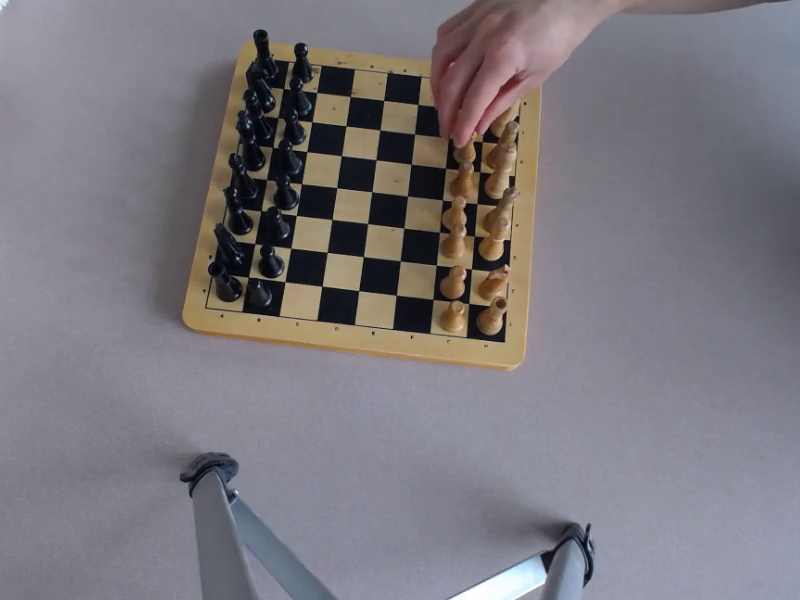
#> input picture frame 29 of mat_du_lion.mp4, 800 x 600 px, given in place of echiquier_vide_1.mp4, which was not available
$ python transcription.py
#> lines starting #> are read from the running program, lines starting #| are printed output that depends on the picture; after the words box and inside, x2 and y2 are one past the last pixel; in counts of white or black regions, pixels touching at a corner belong together
import cv2
import numpy as np


def transcribe_chess_game(video_path, reference_video_path=None):
    """
    Transcrit une partie d'échecs complète à partir d'une vidéo en utilisant
    la notation algébrique.

    Args:
        video_path: Chemin vers la vidéo de la partie d'échecs
        reference_video_path: Chemin vers la vidéo de l'échiquier vide (optionnel)

    Returns:
        Une chaîne de caractères contenant la transcription de la partie en notation algébrique
    """
#> called with video_path = 'mat_du_lion.mp4', reference_video_path = 'echiquier_vide_1.mp4'
    # Initialisation de l'échiquier (position standard de départ)
    # Ici, nous utilisons la rotation comme dans le code source
    board_layout = np.array([
        ['r', 'p', ' ', ' ', ' ', ' ', 'P', 'R'],
        ['n', 'p', ' ', ' ', ' ', ' ', 'P', 'N'],
        ['b', 'p', ' ', ' ', ' ', ' ', 'P', 'B'],
        ['k', 'p', ' ', ' ', ' ', ' ', 'P', 'K'],
        ['q', 'p', ' ', ' ', ' ', ' ', 'P', 'Q'],
        ['b', 'p', ' ', ' ', ' ', ' ', 'P', 'B'],
        ['n', 'p', ' ', ' ', ' ', ' ', 'P', 'N'],
        ['r', 'p', ' ', ' ', ' ', ' ', 'P', 'R']
    ])

    # Dictionnaire pour les symboles des pièces en notation algébrique
    piece_symbols = {
        'R': 'T', 'N': 'C', 'B': 'F', 'Q': 'D', 'K': 'R', 'P': '',  # Pièces blanches (Français)
        'r': 'T', 'n': 'C', 'b': 'F', 'q': 'D', 'k': 'R', 'p': ''  # Pièces noires (Français)
    }

    # Configuration pour la détection de l'échiquier et des mouvements
    # Configuration similaire à celle du code fourni
    if reference_video_path:
        reference_feed = cv2.VideoCapture(reference_video_path)
        ret_ref, ref_frame = reference_feed.read()
#> ref_frame is the input picture: shape (600, 800, 3); mean B, G, R 125.1, 119.3, 122.7
        reference_feed.release()
        if not ret_ref:
            raise RuntimeError("Impossible de lire la vidéo de référence.")
    else:
        ref_frame = None

    # Configuration des paramètres de transformation perspective
    # Ces valeurs peuvent être ajustées selon la vidéo
    board_width = 542 - 241
    board_height = 327 - 38
    cell_width = board_width / 8
    cell_height = board_height / 8
    source_points = np.float32([
        (int(236 + cell_width / 2), int(38 + cell_height / 2)),
        (int(540 - cell_width / 2), int(69 + cell_height / 2)),
        (int(187 + cell_width / 2), int(327 - cell_height / 2)),
        (int(523 - cell_width / 2), int(362 - cell_height / 2))
    ])
    dest_points = np.float32([[0, 0], [600, 0], [0, 600], [600, 600]])
    transform_matrix = cv2.getPerspectiveTransform(source_points, dest_points)

    # Paramètres pour la détection des pièces et des mouvements
    GRID_SIZE = 8
    BOARD_SIZE = 600
    CELL_SIZE = BOARD_SIZE // GRID_SIZE
    PADDING = int(CELL_SIZE * 0.15)
    WHITE_PIXEL_RATIO = 0.02
    LOWER_HALF_FACTOR = 0.60
    MOTION_THRESHOLD = 0.13
    CHANGE_THRESHOLD = 0.1

    # Initialisation de la capture vidéo
    video_feed = cv2.VideoCapture(video_path)
    ret, current_frame = video_feed.read()
    if not ret:
        raise RuntimeError("Impossible de lire la vidéo principale.")

    # Transformation perspective de la première image
    current_warped = cv2.warpPerspective(current_frame, transform_matrix, (600, 600))
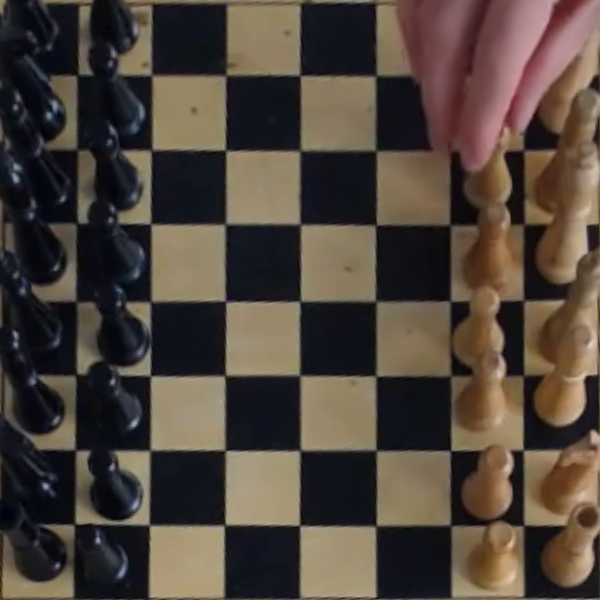
#> current_warped: shape (600, 600, 3); mean B, G, R 59.3, 67.9, 78.6
    current_grayscale = cv2.cvtColor(current_warped, cv2.COLOR_BGR2GRAY)
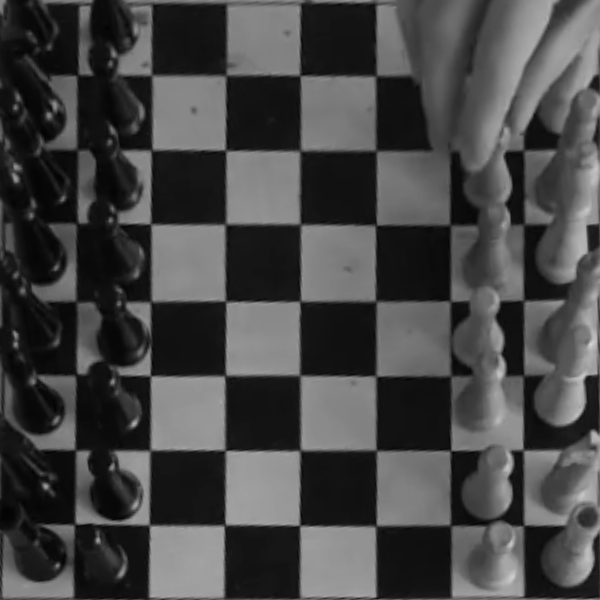
#> current_grayscale: shape (600, 600); min 2, max 218, mean 70.1

    # Variables pour le suivi de l'état
    status = 'idle'
    tracked_grids = []
    last_avg_grid = None

    # Liste pour stocker les mouvements détectés
    detected_moves = []

    # Pour déterminer quel joueur est actif
    current_player = "white"  # Les blancs commencent
    move_count = 0  # Compteur pour numéroter les coups

    # Traitement de la vidéo
    while True:
        ret, frame = video_feed.read()
        if not ret:
            break

        # Appliquer la transformation perspective
        board_view = cv2.warpPerspective(frame, transform_matrix, (600, 600))
        gray_view = cv2.cvtColor(board_view, cv2.COLOR_BGR2GRAY)

        # Détecter le mouvement avec le flux optique
        flow = cv2.calcOpticalFlowFarneback(current_grayscale, gray_view, None,
                                            0.5, 3, 15, 3, 5, 1.2, 0)
        midpoint = gray_view.shape[1] // 2
#> midpoint = 300
        mag_left, _ = cv2.cartToPolar(flow[:, :midpoint, 0], flow[:, :midpoint, 1])
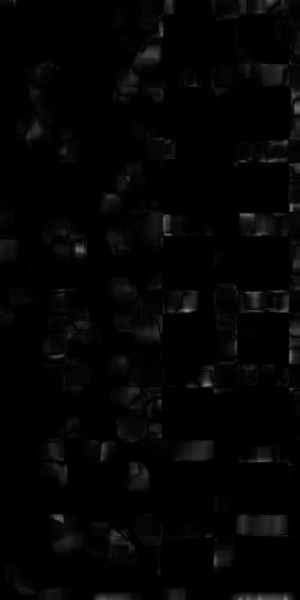
#> mag_left: shape (600, 300) float32; min 1.74e-16, max 0.565, mean 0.0164
        mag_right, _ = cv2.cartToPolar(flow[:, midpoint:, 0], flow[:, midpoint:, 1])
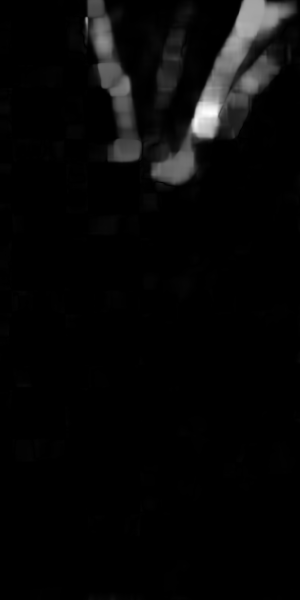
#> mag_right: shape (600, 300) float32; min 1.64e-17, max 13.36, mean 0.413; drawn with min black and max white

        # Déterminer s'il y a un mouvement significatif
        mean_left = np.mean(mag_left)
#> mean_left = 0.0164
        mean_right = np.mean(mag_right)
#> mean_right = 0.413
        is_moving = max(mean_left, mean_right) > MOTION_THRESHOLD and abs(mean_left - mean_right) > 0.023
#> is_moving = True

        # Logique pour la détection des coups
        if status == 'idle' and is_moving:
            status = 'active'
            if tracked_grids:
                # Calculer la grille moyenne de détection
                avg_grid = np.mean(tracked_grids, axis=0)

                if last_avg_grid is not None:
                    # Calculer les changements dans la grille
                    delta_grid = avg_grid - last_avg_grid
                    min_change = np.min(delta_grid)
                    max_change = np.max(delta_grid)

                    # Si un changement significatif est détecté
                    if min_change < -CHANGE_THRESHOLD and max_change > CHANGE_THRESHOLD:
                        # Trouver la case de départ et d'arrivée
                        r_start, c_start = np.unravel_index(np.argmin(delta_grid), delta_grid.shape)
                        r_end, c_end = np.unravel_index(np.argmax(delta_grid), delta_grid.shape)

                        # Convertir en notation algébrique
                        start_square = coords_to_notation(r_start, c_start)
                        end_square = coords_to_notation(r_end, c_end)

                        # Identifier la pièce qui a été déplacée
                        piece = board_layout[r_start, c_start]

                        if piece != ' ':
                            # Générer la notation du coup
                            move = generate_move(piece, (r_start, c_start), (r_end, c_end), board_layout)

                            # Déplacer la pièce sur l'échiquier virtuel
                            board_layout[r_end, c_end] = piece
                            board_layout[r_start, c_start] = ' '

                            # Déterminer le joueur qui a effectué le coup
                            player = "white" if piece.isupper() else "black"

                            # Ajouter le coup à la liste des mouvements détectés
                            if player == "white":
                                move_count += 1
                                detected_moves.append((move_count, move, None))
                            else:
                                detected_moves[-1] = (move_count, detected_moves[-1][1], move)

                            # Passer au joueur suivant
                            current_player = "black" if current_player == "white" else "white"

                # Mettre à jour la grille moyenne précédente
                last_avg_grid = avg_grid.copy()

            # Effacer les grilles suivies
            tracked_grids = []

        elif status == 'active' and not is_moving:
            status = 'idle'

        # Analyser l'échiquier en état 'idle'
        if status == 'idle':
            # Utiliser un seuillage adaptatif pour détecter les pièces
            binary = cv2.adaptiveThreshold(gray_view, 255, cv2.ADAPTIVE_THRESH_GAUSSIAN_C,
                                           cv2.THRESH_BINARY_INV, 11, 3)
            kernel = cv2.getStructuringElement(cv2.MORPH_ELLIPSE, (3, 3))
            cleaned_binary = cv2.morphologyEx(binary, cv2.MORPH_OPEN, kernel, iterations=1)

            # Analyser chaque case pour détecter les pièces
            detection_grid = np.zeros((GRID_SIZE, GRID_SIZE), dtype=np.uint8)

            for i in range(GRID_SIZE):
                for j in range(GRID_SIZE):
                    x_start = j * CELL_SIZE + PADDING
                    y_start = i * CELL_SIZE + PADDING
                    x_end = (j + 1) * CELL_SIZE - PADDING
                    y_end = (i + 1) * CELL_SIZE - PADDING

                    region = cleaned_binary[y_start:y_end, x_start:x_end]
                    if region.size:
                        white_ratio = np.count_nonzero(region) / region.size

                        # Calculer le ratio de la moitié inférieure (important pour distinguer les pièces)
                        bottom_half = region[region.shape[0] // 2:]
                        bottom_ratio = np.count_nonzero(bottom_half) / bottom_half.size if bottom_half.size else 0

                        # Déterminer si une pièce est présente
                        detected = (white_ratio > WHITE_PIXEL_RATIO) and (
                                white_ratio >= LOWER_HALF_FACTOR * bottom_ratio or white_ratio >= bottom_ratio)

                        detection_grid[i, j] = 1 if detected else 0

            # Ajouter la grille de détection à la liste pour le traitement ultérieur
            tracked_grids.append(detection_grid.copy())

        # Mettre à jour l'image en niveaux de gris courante
        current_grayscale = gray_view.copy()

        # Afficher la vidéo avec informations (optionnel, peut être désactivé pour le traitement)
        cv2.putText(board_view, f"Status: {status}", (10, 25), cv2.FONT_HERSHEY_SIMPLEX,
                    0.8, (0, 255, 0) if status == 'idle' else (0, 0, 255), 2)
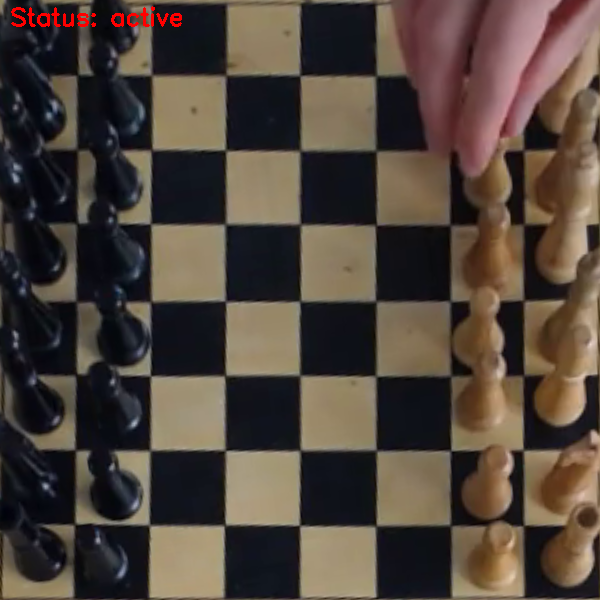
#> board_view: shape (600, 600, 3); mean B, G, R 59, 67.7, 79.1

        cv2.imshow('Chess Game Analysis', board_view)

        if cv2.waitKey(30) & 0xFF == ord('q'):
#> (key q is pressed here)
            break

    # Libérer les ressources
    video_feed.release()
    cv2.destroyAllWindows()

    # Générer la transcription de la partie
    transcription = format_algebraic_notation(detected_moves)

    return transcription


def coords_to_notation(row, col):
    """
    Convertit les coordonnées de la grille (0-7, 0-7) en notation algébrique (a1-h8).
    """
    column = chr(97 + row)  # a-h
    rank = 8 - col  # 1-8
    return f"{column}{rank}"


def generate_move(piece, start_pos, end_pos, board):
    """
    Génère la notation algébrique pour un mouvement de pièce.
    """
    r_start, c_start = start_pos
    r_end, c_end = end_pos

    # Symboles des pièces en français
    piece_symbols = {
        'R': 'T', 'N': 'C', 'B': 'F', 'Q': 'D', 'K': 'R', 'P': '',  # Pièces blanches
        'r': 't', 'n': 'c', 'b': 'f', 'q': 'd', 'k': 'r', 'p': ''  # Pièces noires
    }

    symbol = piece_symbols[piece]
    destination = coords_to_notation(r_end, c_end)

    # Vérifier s'il s'agit d'une capture
    capture = 'x' if board[r_end, c_end] != ' ' else ''

    # Cas spécial pour les pions qui capturent
    if piece.upper() == 'P' and capture:
        start_col = chr(97 + r_start)  # Colonne de départ (a-h)
        return f"{start_col}{capture}{destination}"
    # Cas normal pour les pions
    elif piece.upper() == 'P':
        return destination
    # Autres pièces
    else:
        return f"{symbol}{capture}{destination}"


def format_algebraic_notation(moves):
    """
    Formate les mouvements détectés en notation algébrique standard.

    Args:
        moves: Liste de tuples (numéro du coup, coup blanc, coup noir)

    Returns:
        Chaîne de caractères formatée avec la notation algébrique
    """
    formatted = ""

    for move_num, white_move, black_move in moves:
        if black_move:
            formatted += f"{move_num}. {white_move} {black_move}\n"
        else:
            formatted += f"{move_num}. {white_move}\n"

    return formatted


# Exemple d'utilisation pour transcrire le mat du berger
def main():
    video_path = "mat_du_lion.mp4"
    reference_path = "echiquier_vide_1.mp4"

    # Transcrire la partie
    transcription = transcribe_chess_game(video_path, reference_path)

    print("\nTranscription de la partie:")
    print(transcription)


if __name__ == "__main__":
    main()

$ run again, starting later in the video
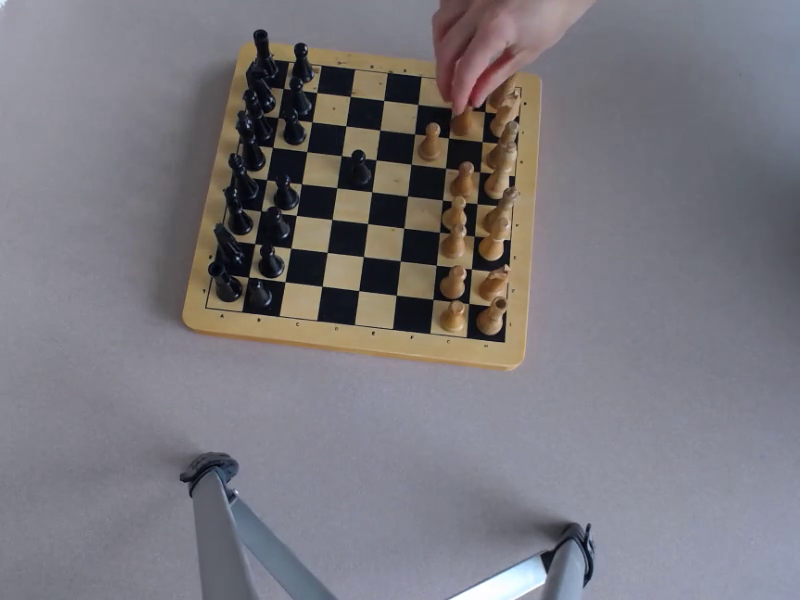
#> input picture frame 130 of mat_du_lion.mp4, 800 x 600 px, given in place of echiquier_vide_1.mp4, which was not available
#> in transcribe_chess_game, ref_frame is the input picture: shape (600, 800, 3); mean B, G, R 124.3, 118.5, 121
#> in transcribe_chess_game, `mag_right, _ = cv2.cartToPolar(flow[:, midpoint:, 0], flow[:, midpoint..`:
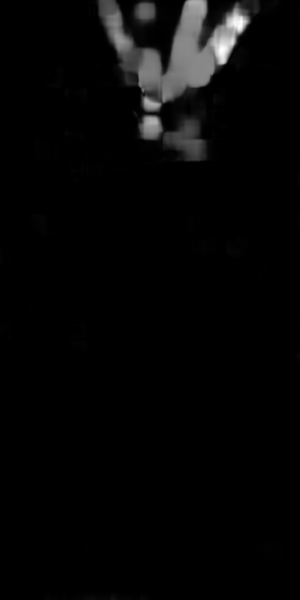
#> mag_right: shape (600, 300) float32; min 1.59e-16, max 12.4, mean 0.315; drawn with min black and max white
#> mean_left = 0.00947
#> mean_right = 0.315
#> is_moving = True
#> in transcribe_chess_game, `cv2.putText(board_view, f"Status: {status}", (10, 25), cv2.FONT_HERSHE..`:
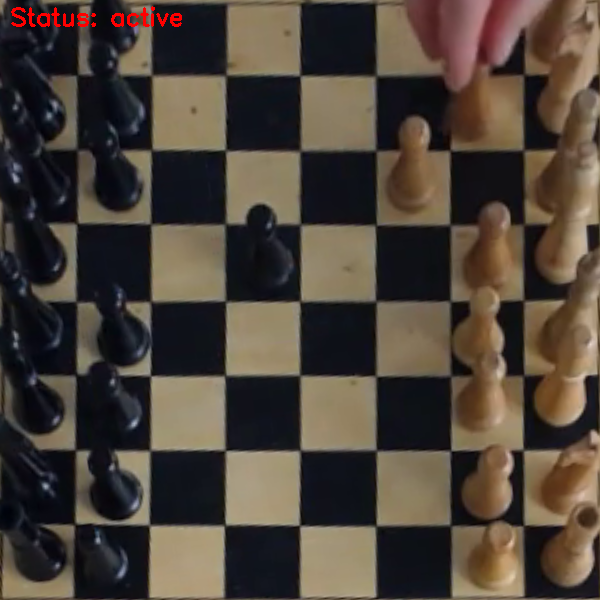
#> board_view: shape (600, 600, 3); mean B, G, R 57, 66.2, 76.1

$ run again, starting later in the video
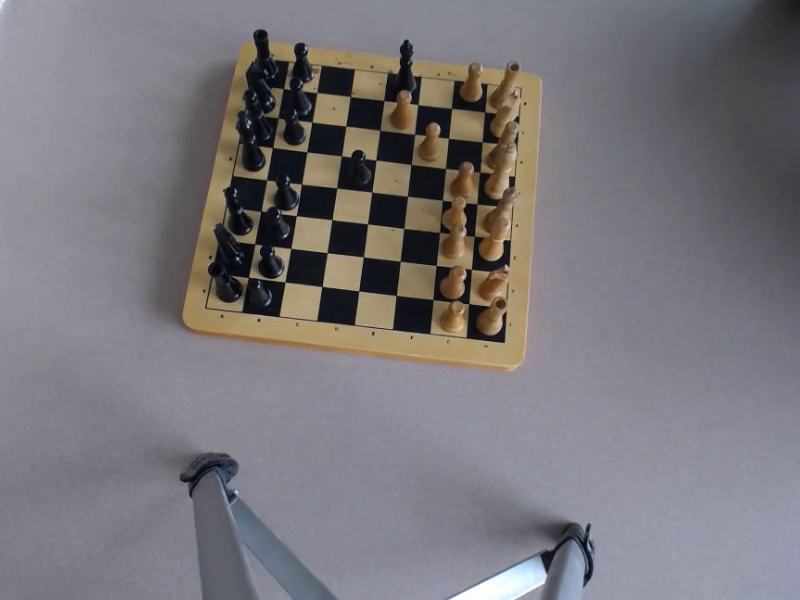
#> input picture frame 232 of mat_du_lion.mp4, 800 x 600 px, given in place of echiquier_vide_1.mp4, which was not available
#> in transcribe_chess_game, ref_frame is the input picture: shape (600, 800, 3); mean B, G, R 122.2, 118, 121
#> mean_left = 0.286
#> mean_right = 0.274
#> is_moving = False
#> in transcribe_chess_game, `binary = cv2.adaptiveThreshold(gray_view, 255, cv2.ADAPTIVE_THRESH_GAU..`:
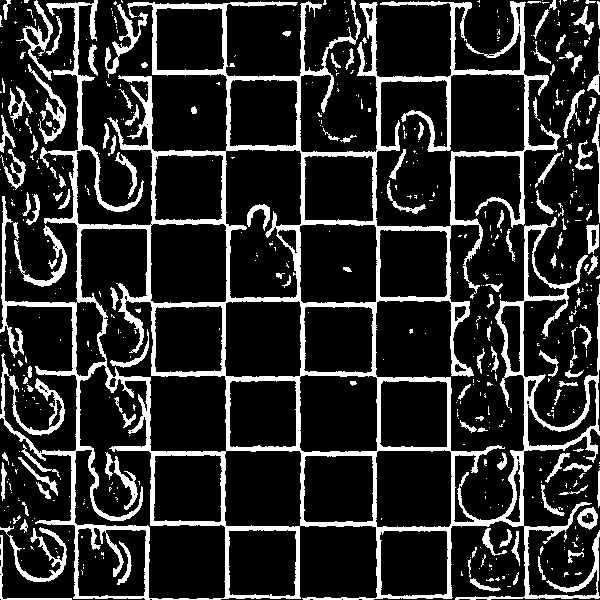
#> binary: shape (600, 600); 17.3% white; 557 white regions (422 under 20 px), largest, box (x1, y1, x2, y2) and area: (0, 0, 600, 600) 46001, (0, 526, 67, 582) 822, (105, 4, 148, 78) 672
#> cleaned_binary: shape (600, 600); 16.2% white; 311 white regions (115 under 20 px), largest, box (x1, y1, x2, y2) and area: (44, 75, 377, 377) 8313, (0, 196, 301, 599) 5833, (376, 445, 524, 599) 2834
#> in transcribe_chess_game, `cv2.putText(board_view, f"Status: {status}", (10, 25), cv2.FONT_HERSHE..`:
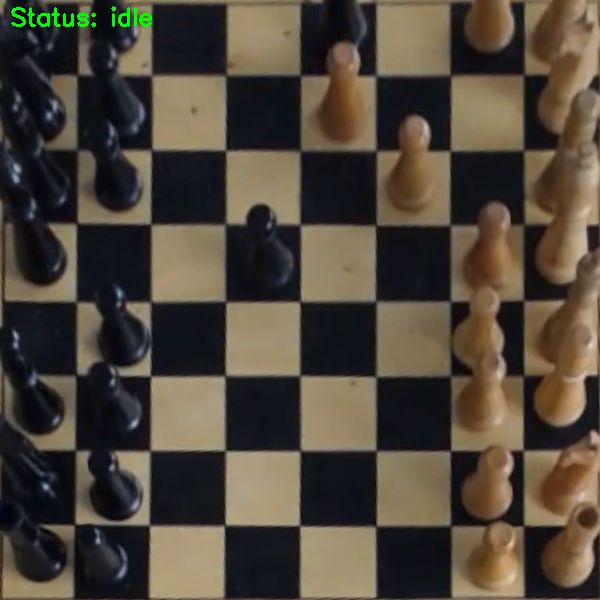
#> board_view: shape (600, 600, 3); mean B, G, R 58.3, 70.1, 78.7
